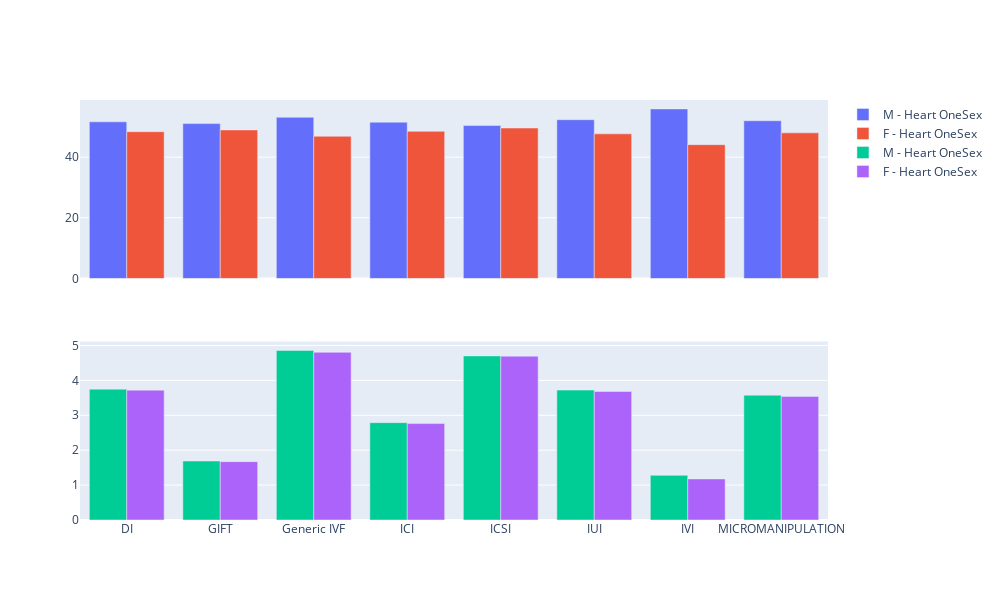

This figure's notebook cell:
### Code cell
d = df[[ 'Heart OneSex', 'Heart Two Sex', 'Heart Three Sex','Patient Age at Treatment', 'Infertility' ,'Treatment category', 'Fertilisation treatment category', 'Sperm From', 'Egg Source', 'Total Embryos Created', 'Transfer method', 'Embryos Transfered', 'Early outcome category', 'Molar', 'Number of foetal sacs with fetal pulsation', 'Live Birth Occurrence', 'Number of Live Births', 'Year of Treatment']]
groups = ['Heart OneSex']
fig = make_subplots(rows=2, cols=1, shared_xaxes=True)
g_count = 0
for gg in groups:
    g_count+=1
    g = d.groupby(['Fertilisation treatment category', gg]).size()
    data = cal_pct(g)
    graph_data = compare_bar(gg, data, ['M', 'F'])
    graph_data2 = compare_bar_not_pct(gg, data, ['M', 'F'], True)
    for i in range(0,len(graph_data)):
        fig.append_trace(graph_data[i], 1, 1)
    for i in range(0,len(graph_data2)):
        fig.append_trace(graph_data2[i], 2, 1)

fig['layout'].update(height=600, width=1000)
fig.show()

### Figure 1 — Plotly figure (JSON) as saved in the notebook; plotly's stock layout.template omitted (floating-point values rounded to 4 significant figures)
{"data": [{"name": "M - Heart OneSex", "type": "bar", "x": ["DI", "GIFT", "Generic IVF", "ICI", "ICSI", "IUI", "IVI", "MICROMANIPULATION"], "xaxis": "x", "y": [51.63, 51.04, 53.13, 51.51, 50.42, 52.33, 55.88, 51.99], "yaxis": "y"}, {"name": "F - Heart OneSex", "type": "bar", "x": ["DI", "GIFT", "Generic IVF", "ICI", "ICSI", "IUI", "IVI", "MICROMANIPULATION"], "xaxis": "x", "y": [48.37, 48.96, 46.87, 48.49, 49.58, 47.67, 44.12, 48.01], "yaxis": "y"}, {"name": "M - Heart OneSex", "type": "bar", "x": ["DI", "GIFT", "Generic IVF", "ICI", "ICSI", "IUI", "IVI", "MICROMANIPULATION"], "xaxis": "x2", "y": [3.748, 1.69, 4.858, 2.788, 4.701, 3.72, 1.279, 3.575], "yaxis": "y2"}, {"name": "F - Heart OneSex", "type": "bar", "x": ["DI", "GIFT", "Generic IVF", "ICI", "ICSI", "IUI", "IVI", "MICROMANIPULATION"], "xaxis": "x2", "y": [3.72, 1.672, 4.803, 2.762, 4.694, 3.68, 1.176, 3.54], "yaxis": "y2"}], "layout": {"height": 600, "width": 1000, "xaxis": {"anchor": "y", "autorange": true, "domain": [0, 1], "matches": "x2", "range": [-0.5, 7.5], "showticklabels": false, "type": "category"}, "xaxis2": {"anchor": "y2", "autorange": true, "domain": [0, 1], "range": [-0.5, 7.5], "type": "category"}, "yaxis": {"anchor": "x", "autorange": true, "domain": [0.575, 1], "range": [0, 58.82], "type": "linear"}, "yaxis2": {"anchor": "x2", "autorange": true, "domain": [0, 0.425], "range": [0, 5.113], "type": "linear"}}}
